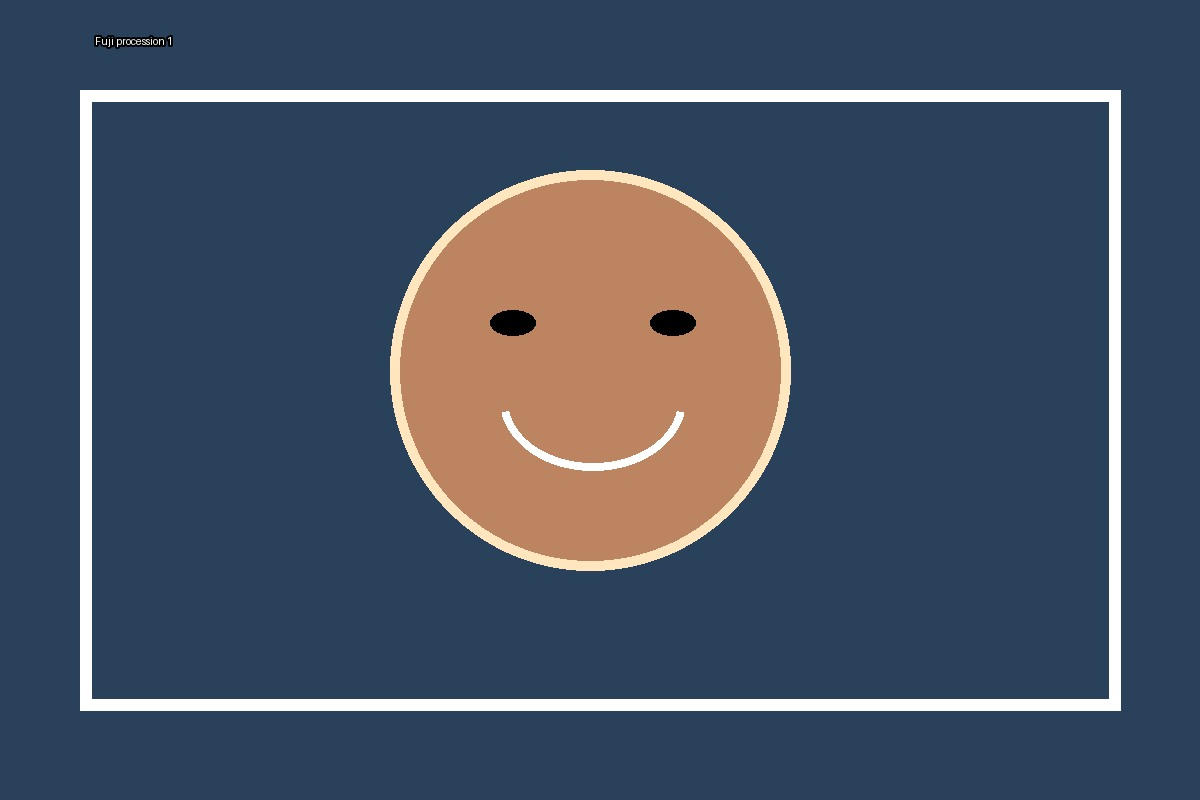
#> input picture sample_event/Fuji/DSCF0001.jpg, 1200 x 800 px
$ python -i quality.py   (imports and definitions only)   (older library calls are emulated)
#> lines starting #> are read from the running program, lines starting #| are printed output that depends on the picture
#> further down, picture is the input picture: PIL image 1200x800 RGB; mean R, G, B 69.7, 82.8, 99.7
from __future__ import annotations

import subprocess
import sys
from functools import lru_cache
from pathlib import Path
from typing import Any

import imagehash
import numpy as np
from PIL import Image, ImageFilter


def _clip_score(value: float) -> float:
    return round(float(np.clip(value, 0, 100)), 2)


@lru_cache(maxsize=1)
def _opencv_available() -> bool:
    """Probe native OpenCV safely because an ABI mismatch can terminate Python."""
    try:
        result = subprocess.run(
            [sys.executable, "-c", "import cv2"],
            stdout=subprocess.DEVNULL,
            stderr=subprocess.DEVNULL,
            timeout=10,
            check=False,
        )
        return result.returncode == 0
    except (OSError, subprocess.SubprocessError):
        return False


def _laplacian_variance(gray: np.ndarray) -> float:
    if _opencv_available():
        try:
            import cv2  # type: ignore

            # OpenCV 5 on Apple Silicon rejects float32 -> CV_64F for this
            # operation. uint8 -> CV_64F is supported by OpenCV 4 and 5.
            return float(cv2.Laplacian(gray.astype(np.uint8), cv2.CV_64F).var())
        except Exception:
            # A working import does not guarantee that the wheel supports a
            # particular SIMD/type combination. The Pillow fallback keeps one
            # bad native operation from rejecting an entire event.
            pass
    image = Image.fromarray(gray.astype(np.uint8))
    edge = np.asarray(image.filter(ImageFilter.FIND_EDGES), dtype=np.float32)
    return float(edge.var())


# [78 lines left out: functions _yunet_detector, _detect_faces, _faces_eyes_smiles, not called in this run]


def analyze_quality(image: Image.Image) -> dict[str, Any]:
    small = image.copy()
    small.thumbnail((1024, 1024), Image.Resampling.LANCZOS)
    rgb = np.asarray(small.convert("RGB"), dtype=np.uint8)
    mean_rgb = rgb.reshape(-1, 3).mean(axis=0)
#> mean_rgb = [69.63, 82.69, 99.58]
    gray = np.asarray(small.convert("L"), dtype=np.float32)
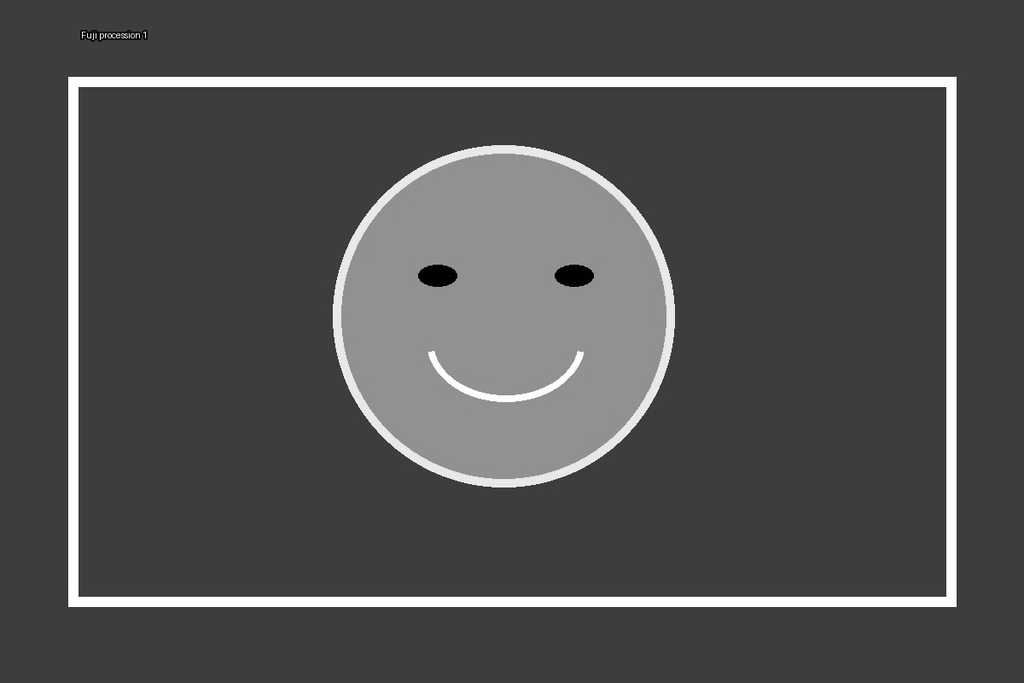
#> gray: shape (683, 1024) float32; min 0, max 255, mean 80.9
    mean = float(gray.mean())
#> mean = 80.89
    std = float(gray.std())
#> std = 48.4
    p05, p10, p50, p90, p95, p99 = [
        float(value) for value in np.percentile(gray, [5, 10, 50, 90, 95, 99])
    ]
#> p05 = 61; p10 = 61; p50 = 61; p90 = 145; p95 = 230; p99 = 255
    height, width = gray.shape
#> height = 683; width = 1024
    center = gray[int(height * 0.22) : int(height * 0.78), int(width * 0.10) : int(width * 0.90)]
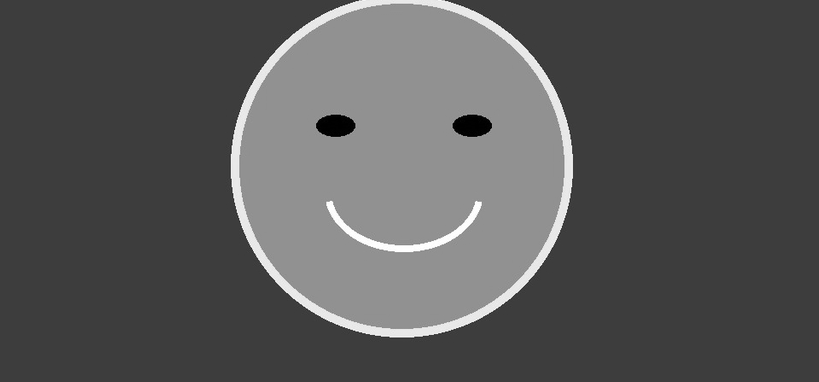
#> center: shape (382, 819) float32; min 0, max 255, mean 87.8
    top = gray[: max(1, int(height * 0.34))]
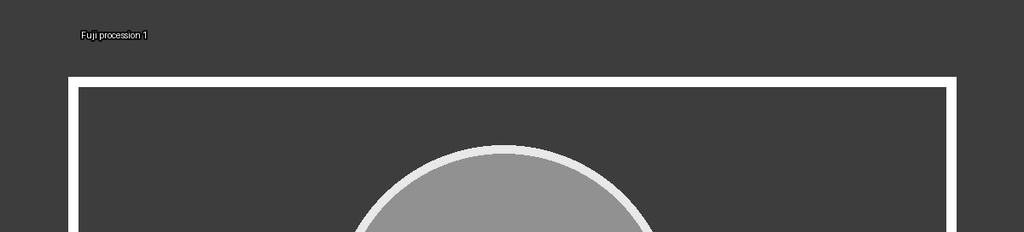
#> top: shape (232, 1024) float32; min 0, max 255, mean 78.3
    middle = gray[int(height * 0.28) : max(int(height * 0.72), int(height * 0.28) + 1)]
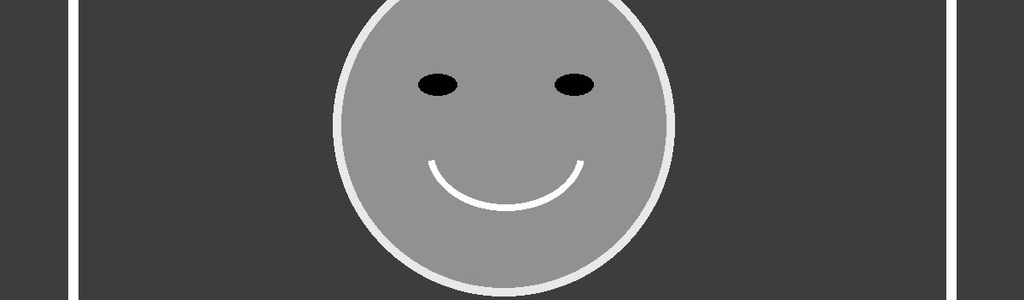
#> middle: shape (300, 1024) float32; min 0, max 255, mean 89.7
    bottom = gray[int(height * 0.66) :]
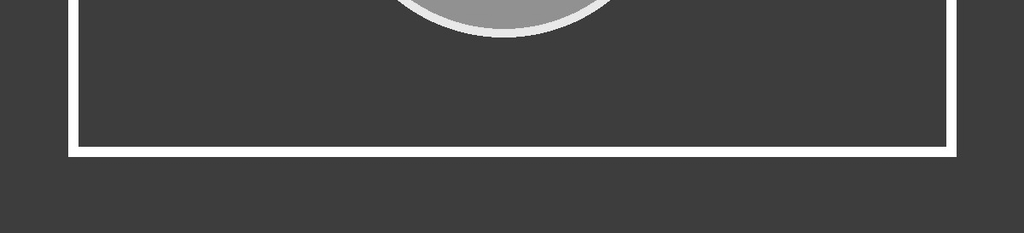
#> bottom: shape (233, 1024) float32; min 29, max 255, mean 73.3
    center_luma = float(center.mean()) if center.size else mean
#> center_luma = 87.82
    top_luma = float(top.mean()) if top.size else mean
#> top_luma = 78.27
    middle_luma = float(middle.mean()) if middle.size else mean
#> middle_luma = 89.69
    bottom_luma = float(bottom.mean()) if bottom.size else mean
#> bottom_luma = 73.3
    sharp_raw = _laplacian_variance(gray)
    sharpness = _clip_score(18 * np.log1p(sharp_raw))
    dark_ratio = float((gray < 12).mean())
    bright_ratio = float((gray > 245).mean())
    exposure = _clip_score(100 - abs(mean - 125) * 0.62)
    highlight = _clip_score(100 - bright_ratio * 650)
    shadow = _clip_score(100 - dark_ratio * 480)
    composition = _clip_score(55 + min(std, 55) * 0.55 - (bright_ratio + dark_ratio) * 80)

    faces, eyes, smiles = _faces_eyes_smiles(rgb)
    face_score = _clip_score(min(len(faces), 5) * 13 + (18 if faces else 0))
    eyes_score = _clip_score(50 if not faces else min(100, eyes / max(1, 2 * len(faces)) * 100))
    smile_score = _clip_score(50 if not faces else min(100, smiles / max(1, len(faces)) * 100))
    face_sharpness = sharpness
    face_luma = 0.0
    if faces:
        face_vals = []
        face_lumas = []
        for x, y, w, h in faces:
            crop = gray[y : y + h, x : x + w]
            if crop.size:
                face_vals.append(_clip_score(18 * np.log1p(_laplacian_variance(crop))))
                face_lumas.append(float(crop.mean()))
        if face_vals:
            face_sharpness = float(np.mean(face_vals))
        if face_lumas:
            face_luma = float(np.mean(face_lumas))

    # Face luminance is the strongest subject signal. The center-weighted region
    # remains important for distant groups where face detection may find few faces.
    subject_luma = 0.65 * face_luma + 0.35 * center_luma if face_luma else center_luma
    dynamic_range = p95 - p05
    highlight_gap = p90 - subject_luma
    sky_gap = top_luma - middle_luma
    backlight_score = _clip_score(
        np.clip((highlight_gap - 25) / 95, 0, 1) * 65
        + np.clip((sky_gap - 12) / 75, 0, 1) * 35
    )
    channel_max = rgb.max(axis=2).astype(np.float32)
    channel_min = rgb.min(axis=2).astype(np.float32)
    colorfulness = float(np.mean(channel_max - channel_min))
    intensity = rgb.astype(np.float32).mean(axis=2)
    saturation = channel_max - channel_min
    neutral_mask = (intensity >= 35) & (intensity <= 225) & (saturation <= np.maximum(12, intensity * 0.16))
    neutral_pixels = rgb[neutral_mask]
    if len(neutral_pixels) >= 200:
        neutral_rgb = neutral_pixels.astype(np.float32).mean(axis=0)
    else:
        neutral_rgb = mean_rgb

    camera_attention = _clip_score(50 if not faces else 0.78 * eyes_score + 0.22 * face_sharpness)
    people_quality = _clip_score(
        50 if not faces else 0.38 * eyes_score + 0.24 * smile_score + 0.38 * face_sharpness
    )

    perceptual = _clip_score(0.42 * sharpness + 0.23 * exposure + 0.18 * composition + 0.17 * min(highlight, shadow))
    overall = _clip_score(
        0.25 * sharpness
        + 0.12 * face_sharpness
        + 0.16 * exposure
        + 0.10 * highlight
        + 0.07 * shadow
        + 0.10 * composition
        + 0.10 * eyes_score
        + 0.05 * smile_score
        + 0.05 * face_score
    )
    return {
        "perceptual_hash": str(imagehash.phash(small)),
        "difference_hash": str(imagehash.dhash(small)),
        "wavelet_hash": str(imagehash.whash(small)),
        "mean_red": round(float(mean_rgb[0]), 2),
        "mean_green": round(float(mean_rgb[1]), 2),
        "mean_blue": round(float(mean_rgb[2]), 2),
        "luma_p05": round(p05, 2),
        "luma_p10": round(p10, 2),
        "luma_p50": round(p50, 2),
        "luma_p90": round(p90, 2),
        "luma_p95": round(p95, 2),
        "luma_p99": round(p99, 2),
        "center_luma": round(center_luma, 2),
        "top_luma": round(top_luma, 2),
        "middle_luma": round(middle_luma, 2),
        "bottom_luma": round(bottom_luma, 2),
        "face_luma": round(face_luma, 2),
        "subject_luma": round(subject_luma, 2),
        "dynamic_range": round(dynamic_range, 2),
        "backlight_score": backlight_score,
        "colorfulness": round(colorfulness, 2),
        "neutral_red": round(float(neutral_rgb[0]), 2),
        "neutral_green": round(float(neutral_rgb[1]), 2),
        "neutral_blue": round(float(neutral_rgb[2]), 2),
        "sharpness": sharpness,
        "subject_sharpness": sharpness,
        "face_sharpness": round(face_sharpness, 2),
        "motion_quality": sharpness,
        "exposure_quality": exposure,
        "highlight_quality": highlight,
        "shadow_quality": shadow,
        "face_score": face_score,
        "face_count": len(faces),
        "eye_count": eyes,
        "smile_count": smiles,
        "eyes_score": eyes_score,
        "smile_score": smile_score,
        "camera_attention_score": camera_attention,
        "people_quality_score": people_quality,
        "obstruction_score": composition,
        "composition_score": composition,
        "perceptual_quality": perceptual,
        "overall_score": overall,
        "mean_luma": mean,
        "contrast_std": std,
        "bright_ratio": bright_ratio,
        "dark_ratio": dark_ratio,
    }

>>> from PIL import Image
>>> picture = Image.open('../../sample_event/Fuji/DSCF0001.jpg')
#> (the run stopped early here; a loop or call above may not have finished)
